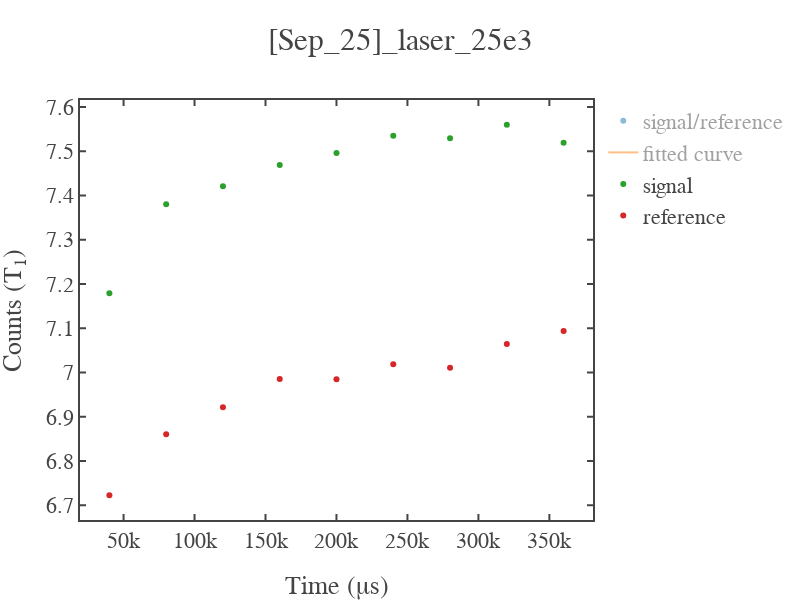

Notebook source saved alongside this figure:
### Code cell
x=time_axis[1:]
y=signal_photon[1:]

# x_fit,y_fit,coefficient,error_bars = fit_func(x,y,fit_range=False,func='exp',guess_params=np.array([0.7,0.9,0.08e6]))

fig1 = simple_plot(x,y,show=False,x_name = "Time (&mu;s)",y_name = "Counts (T<sub>1</sub>)",mode='markers',title=f'{date}',curve_name='signal/reference')
# fig2 = simple_plot(x_fit,y_fit,show=False,x_name = "Time (&mu;s)",y_name = "Counts (T<sub>1</sub>)",mode='lines',title=f'{date}',curve_name='fitted curve')
fig3 = simple_plot(x,signal_samples[1:],show=False,x_name = "Time (&mu;s)",y_name = "Counts (T<sub>1</sub>)",mode='markers',title=f'{date}',curve_name='signal')
fig4 = simple_plot(x,reference_samples[1:],show=False,x_name = "Time (&mu;s)",y_name = "Counts (T<sub>1</sub>)",mode='markers',title=f'{date}',curve_name='reference')


add_figures([fig1,fig2,fig3,fig4],show=True,x_name = "Time (&mu;s)",y_name = "Counts (T<sub>1</sub>)",title=f'[{date}]_laser_25e3')

### Figure 1 — Plotly figure (JSON) as saved in the notebook; plotly's stock layout.template omitted (floating-point values rounded to 4 significant figures)
{"data": [{"mode": "markers", "name": "signal/reference", "showlegend": true, "type": "scatter", "visible": "legendonly", "x": [40020, 80020, 120020, 160020, 200020, 240020, 280020, 320020, 360020], "y": [1.068, 1.076, 1.072, 1.069, 1.073, 1.073, 1.074, 1.07, 1.06]}, {"mode": "lines", "name": "fitted curve", "showlegend": true, "type": "scatter", "visible": "legendonly", "x": [60010, 120010, 180010, 240010, 300010, 360010, 420010, 480010, 540010], "y": [0.9908, 1.031, 1.045, 1.049, 1.051, 1.051, 1.052, 1.052, 1.052]}, {"mode": "markers", "name": "signal", "showlegend": true, "type": "scatter", "visible": true, "x": [40020, 80020, 120020, 160020, 200020, 240020, 280020, 320020, 360020], "y": [7.179, 7.38, 7.421, 7.469, 7.496, 7.535, 7.529, 7.56, 7.519]}, {"mode": "markers", "name": "reference", "showlegend": true, "type": "scatter", "visible": true, "x": [40020, 80020, 120020, 160020, 200020, 240020, 280020, 320020, 360020], "y": [6.723, 6.86, 6.922, 6.985, 6.985, 7.019, 7.011, 7.065, 7.094]}], "layout": {"height": 600, "title": {"text": "[Sep_25]_laser_25e3"}, "width": 800, "xaxis": {"autorange": true, "range": [19300.0, 380700.0], "title": {"text": "Time (&mu;s)"}, "type": "linear"}, "yaxis": {"autorange": true, "range": [6.667, 7.616], "title": {"text": "Counts (T<sub>1</sub>)"}, "type": "linear"}}}
